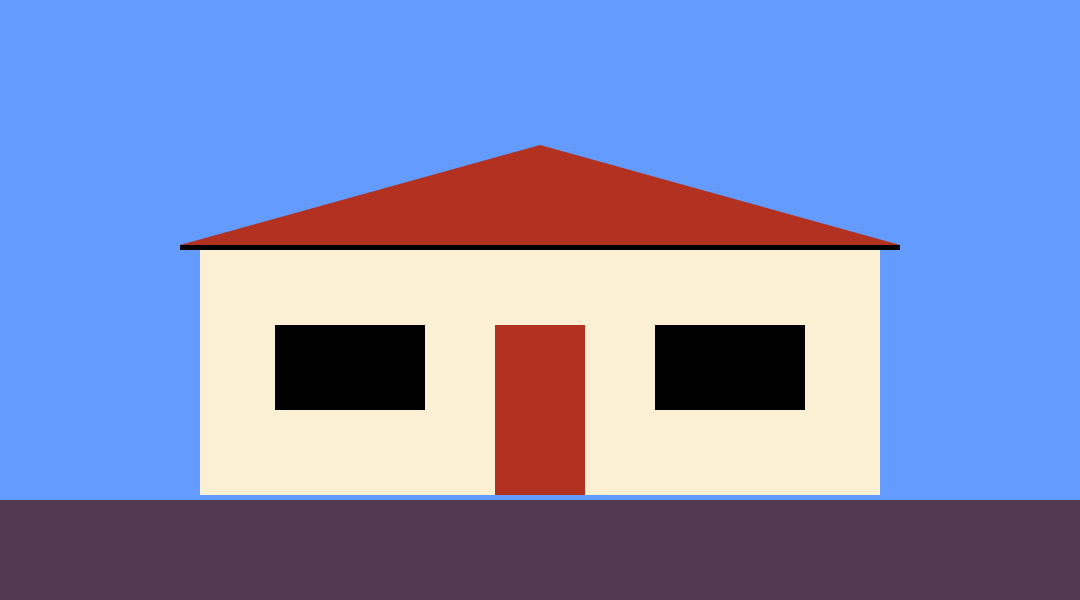
Frame 1 (no input)
Frame 60 (no input): identical to frame 1, image omitted
Frame 120 (the mouse pressed at the canvas centre since frame 60): identical to frame 1, image omitted

The p5.js sketch that drew this single still picture (run headless with seeded random() and noise() and a simulated clock; from frame 60 on, the mouse is pressed at the canvas centre):

// p5.js sketch
// ── sketch.js
let floorPosY;
let colors;
let windows;

function setup() {
  createCanvas(1080, 600);

  floorPosY = (height * 5) / 6;
  colors = {
    lightsOn: "white",
    lightsOff: "black",
  };
  windows = [
    {
      xCoord: 275,
      yCoord: 325,
      width: 150,
      height: 85,
      color: colors.lightsOff,
    },
    {
      xCoord: 655,
      yCoord: 325,
      width: 150,
      height: 85,
      color: colors.lightsOff,
    },
  ];
}

function draw() {
  noStroke();
  // blue sky
  background(100, 155, 255);
  // ground
  fill(82, 58, 82);
  rect(0, floorPosY, width, height);

  // building
  fill(251, 239, 212);
  rect(200, 250, 680, 245); // structure
  fill(178, 49, 32);
  triangle(180, 245, 540, 145, 900, 245); // roof
  fill(0);
  rect(180, 245, 720, 5); // facing board
  fill(178, 49, 32);
  rectMode(CENTER);
  rect(540, floorPosY - 90, 90, 170); // door
  rectMode(CORNER);

  // windows
  for (let i = 0; i < windows.length; i++) {
    fill(windows[i].color);
    rect(
      windows[i].xCoord,
      windows[i].yCoord,
      windows[i].width,
      windows[i].height
    );
  }
}

function mousePressed() {
  let x, y, width, height;
  for (let i = 0; i < windows.length; i++) {
    ({ xCoord: x, yCoord: y, width, height } = windows[i]);
    if (
      mouseX >= x &&
      mouseX < x + width &&
      mouseY >= y &&
      mouseY < y + height
    ) {
      lightSwitch(i);
    }
  }
}

function lightSwitch(windowIndex) {
  if (windowIndex >= windows.length) {
    return;
  }

  if (windows[windowIndex].color == colors.lightsOff) {
    windows[windowIndex].color = colors.lightsOn;
  } else if (windows[windowIndex].color == colors.lightsOn) {
    windows[windowIndex].color = colors.lightsOff;
  }
}
